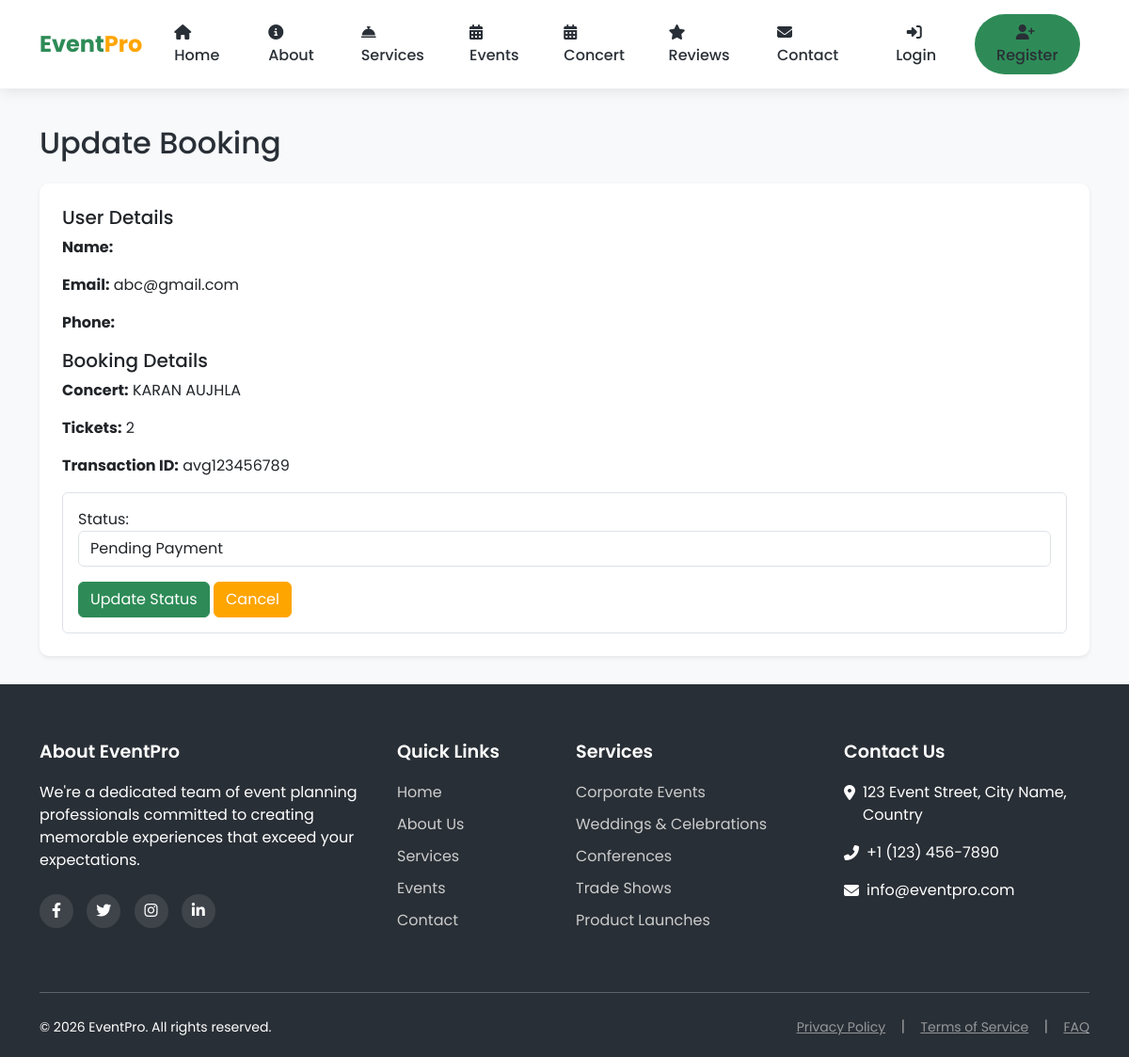
The app's page /update-c-booking/2/ with its own data.
### events/models.py (models this page shows, shortened)
class C_Booking(models.Model):
    user = models.ForeignKey(User, on_delete=models.CASCADE)  # User who booked the ticket
    concert = models.ForeignKey(Concert, on_delete=models.CASCADE)  # Concert being booked
    quantity = models.PositiveIntegerField()  # Number of tickets booked
    total_price = models.DecimalField(max_digits=10, decimal_places=2)  # Total price paid
    transaction_id = models.CharField(max_length=50, blank=True, null=True)
    booking_date = models.DateTimeField(auto_now_add=True)  # Booking timestamp
    status = models.CharField(
        max_length=20,
        choices=[('pending', 'Pending Payment'), ('confirmed', 'Confirmed'), ('cancelled', 'Cancelled')],
        default='pending'
    )  # Status of booking

class Concert(models.Model):
    name = models.CharField(max_length=255)  # Concert name
    description = models.TextField()  # Concert details
    date = models.DateTimeField()  # Date and time of the concert
    venue = models.CharField(max_length=255)  # Venue name
    address = models.TextField()  # Full address
    city = models.CharField(max_length=100)  # City
    state = models.CharField(max_length=100, blank=True, null=True)  # State (optional)
    country = models.CharField(max_length=100)  # Country
    ticket_price = models.DecimalField(max_digits=10, decimal_places=2)  # Ticket price
    total_tickets = models.PositiveIntegerField()  # Total tickets available
    available_tickets = models.PositiveIntegerField()  # Remaining tickets
    qr_code = models.ImageField(upload_to='qr_codes/', blank=True, null=True)  # Google Pay QR code uploaded by admin
    image = models.ImageField(upload_to='concert_images/', blank=True, null=True)  # Concert banner
    created_at = models.DateTimeField(auto_now_add=True)  # Created timestamp
    updated_at = models.DateTimeField(auto_now=True)  # Updated timestamp

### events/views.py (the view)
# urls.py: path('update-c-booking/<int:booking_id>/', views.update_c_booking, name='update_c_booking'),
def update_c_booking(request, booking_id):
    booking = get_object_or_404(C_Booking, id=booking_id)
    if request.method == 'POST':
        form = BookingUpdateForm(request.POST, instance=booking)
        if form.is_valid():
            form.save()
            messages.success(request, "Booking updated successfully!")
            return redirect('admin_dashboard')
    else:
        form = BookingUpdateForm(instance=booking)
    return render(request, 'update_c_booking.html', {'form': form, 'booking': booking})

### events/forms.py
class BookingUpdateForm(forms.ModelForm):
    class Meta:
        model = C_Booking
        fields = ['status']
        widgets = {
            'status': forms.Select(choices=[('Pending', 'Pending'), ('Confirmed', 'Confirmed')], attrs={'class': 'form-control'})
        }

### events/templates/update_c_booking.html (shortened to what this page needs)
{% extends "base.html" %}
{% block content %}
<div class="container mt-5">
    <h2 class="mb-4">Update Booking</h2>
    <div class="card p-4 shadow-sm">
        <h5>User Details</h5>
        <p><strong>Name:</strong> {{ booking.user.get_full_name }}</p>
        <p><strong>Email:</strong> {{ booking.user.email }}</p>
        <p><strong>Phone:</strong> {{ booking.user.profile.phone }}</p>
        <h5>Booking Details</h5>
        <p><strong>Concert:</strong> {{ booking.concert.name }}</p>
        <p><strong>Tickets:</strong> {{ booking.quantity }}</p>
        <p><strong>Transaction ID:</strong> {{ booking.transaction_id }}</p>
        <form method="POST" class="border p-3 rounded">
            {{ form.as_p }}
            <button type="submit" class="btn btn-primary">Update Status</button>
            <a href="{% url 'admin_dashboard' %}" class="btn btn-secondary">Cancel</a>
        </form>
    </div>
</div>
{% endblock %}

### records on screen
C_Booking: user.email "abc@gmail.com", concert.name "KARAN AUJHLA", quantity "2", transaction_id "avg123456789", status "Pending Payment"
